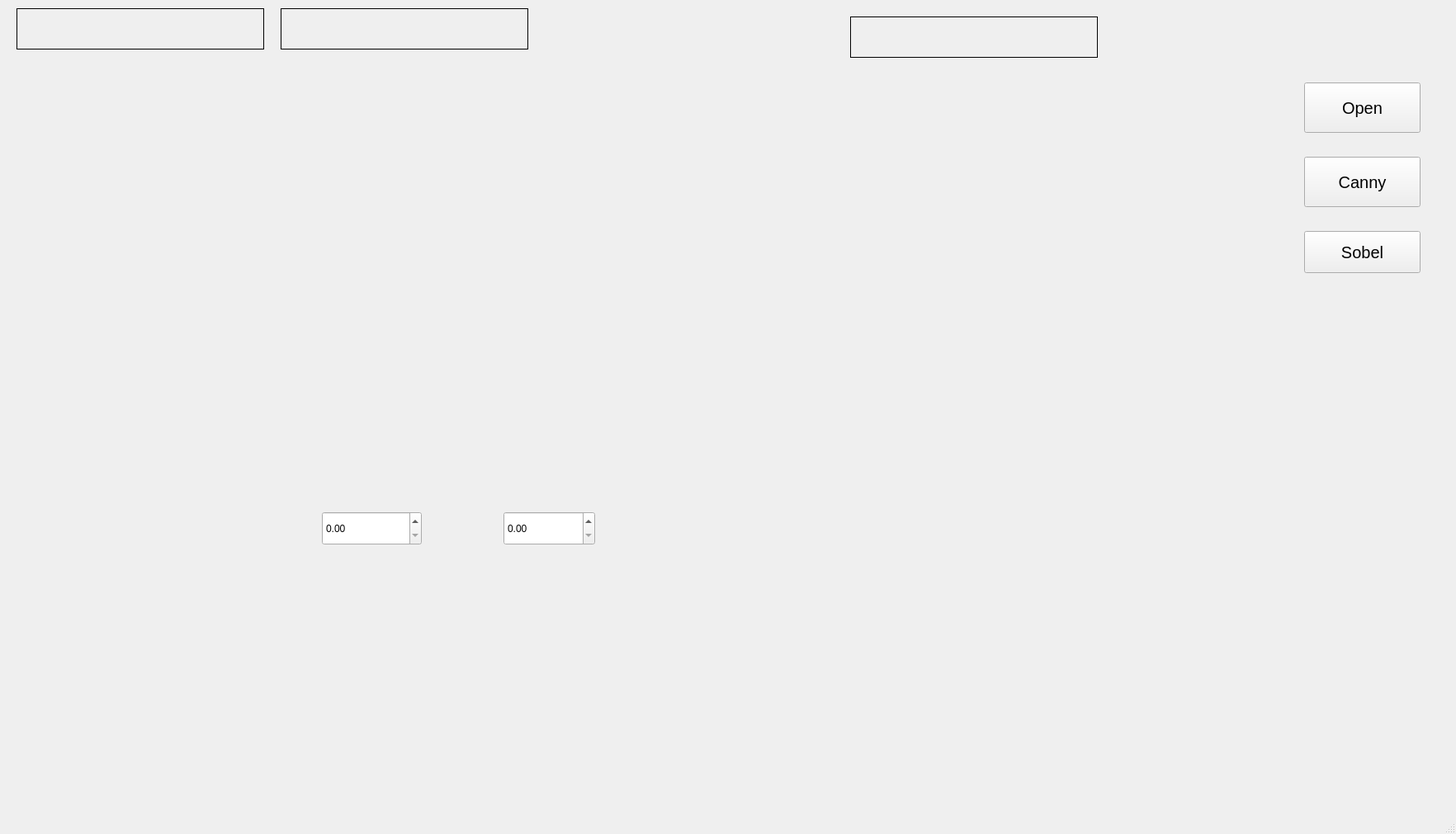
<?xml version="1.0" encoding="UTF-8"?>
<ui version="4.0">
 <class>MainWindow</class>
 <widget class="QMainWindow" name="MainWindow">
  <property name="geometry">
   <rect>
    <x>0</x>
    <y>0</y>
    <width>1764</width>
    <height>1011</height>
   </rect>
  </property>
  <property name="windowTitle">
   <string>MainWindow</string>
  </property>
  <widget class="QWidget" name="centralwidget">
   <widget class="QPushButton" name="pushButton_2">
    <property name="geometry">
     <rect>
      <x>1580</x>
      <y>280</y>
      <width>141</width>
      <height>51</height>
     </rect>
    </property>
    <property name="font">
     <font>
      <pointsize>15</pointsize>
     </font>
    </property>
    <property name="text">
     <string>Sobel</string>
    </property>
   </widget>
   <widget class="QLabel" name="l3">
    <property name="geometry">
     <rect>
      <x>1030</x>
      <y>20</y>
      <width>300</width>
      <height>50</height>
     </rect>
    </property>
    <property name="minimumSize">
     <size>
      <width>300</width>
      <height>50</height>
     </size>
    </property>
    <property name="maximumSize">
     <size>
      <width>300</width>
      <height>50</height>
     </size>
    </property>
    <property name="frameShape">
     <enum>QFrame::Box</enum>
    </property>
    <property name="text">
     <string/>
    </property>
   </widget>
   <widget class="QPushButton" name="open">
    <property name="geometry">
     <rect>
      <x>1580</x>
      <y>100</y>
      <width>141</width>
      <height>61</height>
     </rect>
    </property>
    <property name="font">
     <font>
      <pointsize>15</pointsize>
     </font>
    </property>
    <property name="text">
     <string>Open</string>
    </property>
   </widget>
   <widget class="QLabel" name="l2">
    <property name="geometry">
     <rect>
      <x>340</x>
      <y>10</y>
      <width>300</width>
      <height>50</height>
     </rect>
    </property>
    <property name="minimumSize">
     <size>
      <width>300</width>
      <height>50</height>
     </size>
    </property>
    <property name="maximumSize">
     <size>
      <width>300</width>
      <height>50</height>
     </size>
    </property>
    <property name="frameShape">
     <enum>QFrame::Box</enum>
    </property>
    <property name="text">
     <string/>
    </property>
   </widget>
   <widget class="QPushButton" name="Filter">
    <property name="geometry">
     <rect>
      <x>1580</x>
      <y>190</y>
      <width>141</width>
      <height>61</height>
     </rect>
    </property>
    <property name="font">
     <font>
      <pointsize>15</pointsize>
     </font>
    </property>
    <property name="text">
     <string>Canny</string>
    </property>
   </widget>
   <widget class="QLabel" name="p3">
    <property name="geometry">
     <rect>
      <x>990</x>
      <y>80</y>
      <width>500</width>
      <height>500</height>
     </rect>
    </property>
    <property name="minimumSize">
     <size>
      <width>500</width>
      <height>500</height>
     </size>
    </property>
    <property name="maximumSize">
     <size>
      <width>500</width>
      <height>500</height>
     </size>
    </property>
    <property name="text">
     <string/>
    </property>
   </widget>
   <widget class="QLabel" name="p2">
    <property name="geometry">
     <rect>
      <x>340</x>
      <y>70</y>
      <width>500</width>
      <height>500</height>
     </rect>
    </property>
    <property name="minimumSize">
     <size>
      <width>500</width>
      <height>500</height>
     </size>
    </property>
    <property name="maximumSize">
     <size>
      <width>500</width>
      <height>500</height>
     </size>
    </property>
    <property name="text">
     <string/>
    </property>
   </widget>
   <widget class="QLabel" name="p1">
    <property name="geometry">
     <rect>
      <x>10</x>
      <y>70</y>
      <width>300</width>
      <height>300</height>
     </rect>
    </property>
    <property name="minimumSize">
     <size>
      <width>300</width>
      <height>300</height>
     </size>
    </property>
    <property name="maximumSize">
     <size>
      <width>300</width>
      <height>150</height>
     </size>
    </property>
    <property name="text">
     <string/>
    </property>
   </widget>
   <widget class="QLabel" name="l1">
    <property name="geometry">
     <rect>
      <x>20</x>
      <y>10</y>
      <width>300</width>
      <height>50</height>
     </rect>
    </property>
    <property name="minimumSize">
     <size>
      <width>300</width>
      <height>50</height>
     </size>
    </property>
    <property name="maximumSize">
     <size>
      <width>300</width>
      <height>50</height>
     </size>
    </property>
    <property name="frameShape">
     <enum>QFrame::Box</enum>
    </property>
    <property name="text">
     <string/>
    </property>
   </widget>
   <widget class="QDoubleSpinBox" name="ll1">
    <property name="geometry">
     <rect>
      <x>390</x>
      <y>620</y>
      <width>121</width>
      <height>41</height>
     </rect>
    </property>
    <property name="maximum">
     <double>255.990000000000009</double>
    </property>
   </widget>
   <widget class="QDoubleSpinBox" name="ll2">
    <property name="geometry">
     <rect>
      <x>610</x>
      <y>620</y>
      <width>111</width>
      <height>41</height>
     </rect>
    </property>
    <property name="maximum">
     <double>255.000000000000000</double>
    </property>
   </widget>
  </widget>
  <widget class="QStatusBar" name="statusbar"/>
 </widget>
 <resources/>
 <connections/>
</ui>
